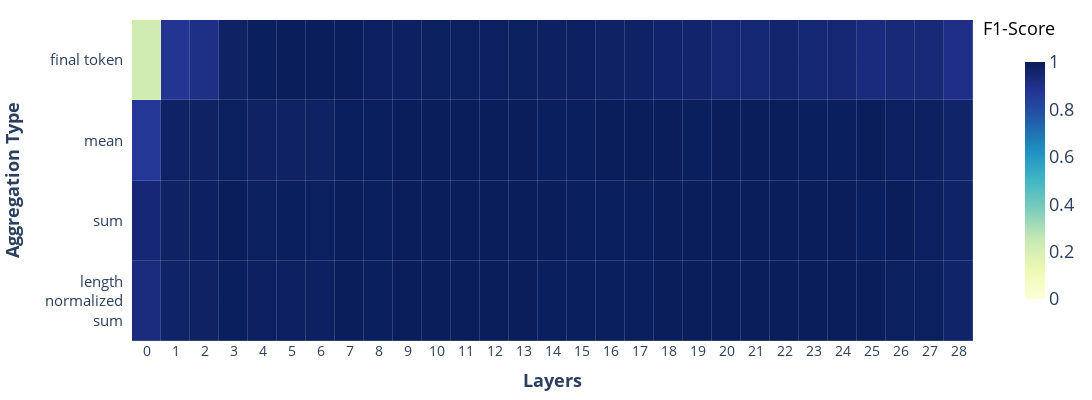
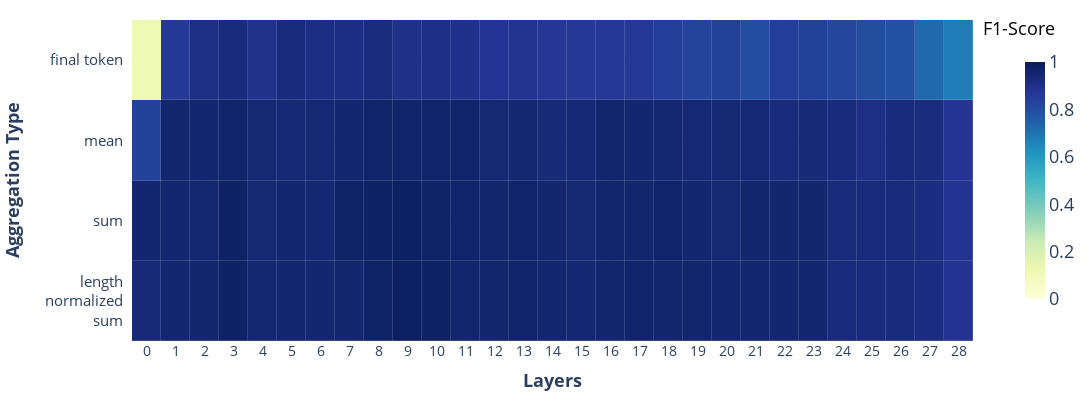
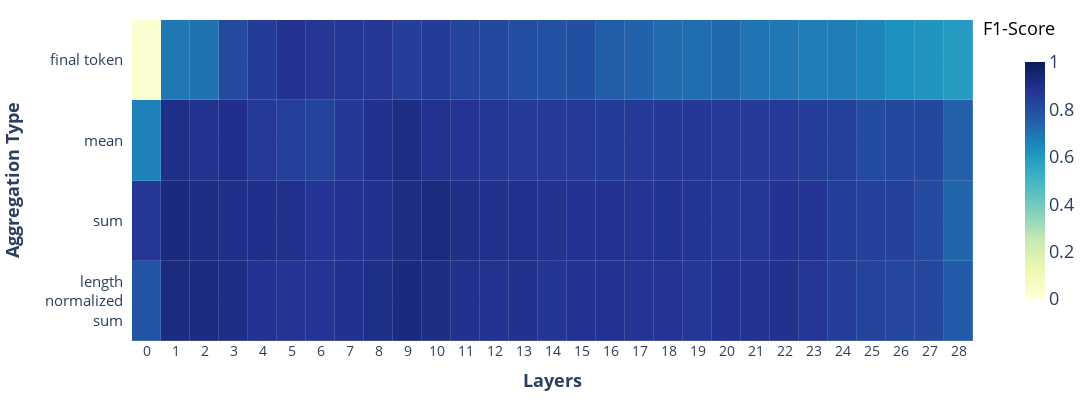

Notebook code for these charts, in order:
### Code cell
model_name = "qwen2.5_7b_instruct"
blocks = 28
for target in ["tense", "aspect", "full_tense"]:
    with open(f"results/{model_name}/full_layer_probe_{target}.pkl", "rb") as f:
        matrix = pickle.load(f)

    fig = create_heatmap(matrix, "Probe Performance per Layer and Aggregation", blocks)
    fig.update_layout(width=1300,
    height=400,
    margin=dict(l=60, r=60, t=20, b=40),  # l=left, r=right, t=top, b=bottom
    )
    fig.show()
    fig.write_image(file=f"plots/plots_for_paper/probing_success_qwen_{target}.pdf") #, format="pdf", bbox_inches="tight")

### Figure 1 — Plotly figure (JSON) as saved in the notebook; plotly's stock layout.template omitted (floating-point values rounded to 4 significant figures)
{"data": [{"colorbar": {"len": 0.8, "thickness": 20, "tickfont": {"size": 18}, "x": 1.05}, "colorscale": [[0, "rgb(255,255,217)"], [0.125, "rgb(237,248,177)"], [0.25, "rgb(199,233,180)"], [0.375, "rgb(127,205,187)"], [0.5, "rgb(65,182,196)"], [0.625, "rgb(29,145,192)"], [0.75, "rgb(34,94,168)"], [0.875, "rgb(37,52,148)"], [1, "rgb(8,29,88)"]], "hoverongaps": false, "hovertemplate": "Position: %{y}<br>Layer: %{x}<br>F1-Score: %{text}<extra></extra>", "text": [["0.92", "0.97", "0.98", "0.99", "0.98", "0.98", "0.98", "0.99", "0.99", "0.99", "0.99", "1.00", "0.99", "0.99", "0.99", "0.99", "0.99", "0.99", "0.99", "0.99", "0.99", "0.99", "1.00", "0.99", "0.99", "0.99", "0.99", "0.99", "0.96"], ["0.94", "0.98", "0.98", "0.99", "0.99", "0.99", "0.99", "1.00", "0.99", "1.00", "0.99", "1.00", "0.99", "0.99", "0.99", "0.99", "0.99", "0.99", "1.00", "0.99", "0.99", "0.99", "1.00", "0.99", "1.00", "0.99", "0.99", "0.98", "0.97"], ["0.86", "0.97", "0.98", "0.99", "0.98", "0.98", "0.98", "0.99", "0.99", "0.99", "0.99", "0.99", "0.99", "0.99", "0.99", "0.99", "0.99", "0.99", "0.99", "0.99", "1.00", "1.00", "1.00", "0.99", "0.99", "0.99", "0.98", "0.98", "0.96"], ["0.22", "0.88", "0.90", "0.98", "0.99", "0.99", "0.99", "1.00", "0.98", "0.98", "0.99", "0.99", "0.98", "0.99", "0.98", "0.98", "0.98", "0.97", "0.96", "0.96", "0.94", "0.95", "0.96", "0.95", "0.94", "0.92", "0.93", "0.93", "0.90"]], "type": "heatmap", "x": ["0", "1", "2", "3", "4", "5", "6", "7", "8", "9", "10", "11", "12", "13", "14", "15", "16", "17", "18", "19", "20", "21", "22", "23", "24", "25", "26", "27", "28"], "xgap": 0.15, "y": ["length  <br>normalized  <br>sum", "sum", "mean", "final token"], "ygap": 0.15, "z": [[0.9187, 0.9682, 0.9752, 0.9893, 0.9823, 0.9823, 0.9787, 0.9929, 0.9893, 0.9929, 0.9928, 0.9964, 0.9929, 0.9929, 0.9893, 0.9893, 0.9893, 0.9893, 0.9928, 0.9929, 0.9929, 0.9929, 0.9964, 0.9928, 0.9928, 0.9928, 0.9858, 0.9858, 0.9646], [0.94, 0.9752, 0.9787, 0.9929, 0.9858, 0.9893, 0.9858, 0.9965, 0.9893, 0.9964, 0.9928, 0.9964, 0.9929, 0.9929, 0.9929, 0.9893, 0.9893, 0.9893, 0.9964, 0.9929, 0.9929, 0.9929, 0.9964, 0.9928, 0.9965, 0.9894, 0.9929, 0.9823, 0.9681], [0.865, 0.9717, 0.9752, 0.9858, 0.9752, 0.9752, 0.9752, 0.9893, 0.9893, 0.9929, 0.9928, 0.9928, 0.9928, 0.9928, 0.9893, 0.9893, 0.9928, 0.9928, 0.9928, 0.9893, 0.9964, 0.9964, 0.9964, 0.9893, 0.9893, 0.9929, 0.9822, 0.9787, 0.9646], [0.2211, 0.8776, 0.9044, 0.9751, 0.9893, 0.9929, 0.9928, 0.9964, 0.9821, 0.9785, 0.9857, 0.9857, 0.9822, 0.9857, 0.9786, 0.9821, 0.9751, 0.9715, 0.9607, 0.9573, 0.9431, 0.9466, 0.9572, 0.9466, 0.9433, 0.9222, 0.9328, 0.9329, 0.905]], "zmax": 1, "zmin": 0}], "layout": {"annotations": [{"font": {"color": "black", "size": 18}, "showarrow": false, "text": "F1-Score", "x": 1.1, "xref": "paper", "y": 1.02, "yref": "paper"}], "height": 400, "margin": {"b": 40, "l": 60, "r": 60, "t": 20}, "paper_bgcolor": "white", "plot_bgcolor": "white", "width": 1300, "xaxis": {"tickfont": {"size": 14}, "title": {"font": {"size": 18, "weight": "bold"}, "text": "Layers"}}, "yaxis": {"automargin": true, "linecolor": "black", "linewidth": 2, "showline": false, "side": "left", "tickfont": {"size": 15}, "ticklabelposition": "outside left", "ticklen": 20, "ticksuffix": "  ", "title": {"font": {"size": 18, "weight": "bold"}, "standoff": 20, "text": "Aggregation Type"}}}}

### Figure 2 — Plotly figure (JSON) as saved in the notebook; plotly's stock layout.template omitted (floating-point values rounded to 4 significant figures)
{"data": [{"colorbar": {"len": 0.8, "thickness": 20, "tickfont": {"size": 18}, "x": 1.05}, "colorscale": [[0, "rgb(255,255,217)"], [0.125, "rgb(237,248,177)"], [0.25, "rgb(199,233,180)"], [0.375, "rgb(127,205,187)"], [0.5, "rgb(65,182,196)"], [0.625, "rgb(29,145,192)"], [0.75, "rgb(34,94,168)"], [0.875, "rgb(37,52,148)"], [1, "rgb(8,29,88)"]], "hoverongaps": false, "hovertemplate": "Position: %{y}<br>Layer: %{x}<br>F1-Score: %{text}<extra></extra>", "text": [["0.93", "0.95", "0.95", "0.97", "0.95", "0.95", "0.95", "0.95", "0.97", "0.98", "0.97", "0.96", "0.96", "0.96", "0.95", "0.95", "0.96", "0.96", "0.96", "0.96", "0.95", "0.95", "0.95", "0.95", "0.93", "0.92", "0.92", "0.92", "0.88"], ["0.95", "0.95", "0.95", "0.97", "0.94", "0.95", "0.95", "0.97", "0.97", "0.98", "0.97", "0.96", "0.95", "0.96", "0.95", "0.94", "0.96", "0.96", "0.96", "0.95", "0.94", "0.95", "0.95", "0.95", "0.93", "0.93", "0.93", "0.91", "0.88"], ["0.83", "0.95", "0.95", "0.96", "0.94", "0.94", "0.94", "0.95", "0.96", "0.96", "0.96", "0.96", "0.94", "0.95", "0.94", "0.94", "0.96", "0.95", "0.95", "0.94", "0.94", "0.94", "0.92", "0.94", "0.92", "0.91", "0.92", "0.92", "0.87"], ["0.12", "0.86", "0.91", "0.92", "0.89", "0.92", "0.91", "0.91", "0.92", "0.90", "0.90", "0.89", "0.88", "0.88", "0.87", "0.86", "0.86", "0.86", "0.84", "0.83", "0.84", "0.80", "0.84", "0.84", "0.82", "0.80", "0.79", "0.72", "0.68"]], "type": "heatmap", "x": ["0", "1", "2", "3", "4", "5", "6", "7", "8", "9", "10", "11", "12", "13", "14", "15", "16", "17", "18", "19", "20", "21", "22", "23", "24", "25", "26", "27", "28"], "xgap": 0.15, "y": ["length  <br>normalized  <br>sum", "sum", "mean", "final token"], "ygap": 0.15, "z": [[0.9346, 0.9496, 0.9533, 0.9715, 0.946, 0.9493, 0.9497, 0.9533, 0.9678, 0.9822, 0.9749, 0.957, 0.957, 0.9606, 0.9497, 0.9461, 0.9571, 0.9606, 0.9571, 0.9571, 0.9498, 0.9499, 0.9499, 0.9496, 0.9316, 0.9212, 0.9247, 0.9176, 0.8787], [0.953, 0.9495, 0.9462, 0.9715, 0.9422, 0.9494, 0.9459, 0.9679, 0.9714, 0.9786, 0.9678, 0.9604, 0.9533, 0.9642, 0.9534, 0.9426, 0.9571, 0.9571, 0.9607, 0.9497, 0.9428, 0.9535, 0.9535, 0.9534, 0.9282, 0.9283, 0.9319, 0.9139, 0.8818], [0.8347, 0.9534, 0.9497, 0.9642, 0.9422, 0.9385, 0.9422, 0.9494, 0.9642, 0.9645, 0.9607, 0.9607, 0.9425, 0.9461, 0.9352, 0.9386, 0.957, 0.9499, 0.9464, 0.9391, 0.9427, 0.9391, 0.9246, 0.9352, 0.9247, 0.9066, 0.9249, 0.9178, 0.875], [0.1158, 0.8609, 0.9099, 0.9212, 0.8924, 0.9214, 0.9107, 0.9111, 0.9183, 0.8968, 0.9005, 0.8934, 0.8752, 0.8827, 0.8687, 0.8613, 0.8645, 0.8641, 0.8432, 0.829, 0.8359, 0.801, 0.8437, 0.8364, 0.8189, 0.7976, 0.7903, 0.7241, 0.6758]], "zmax": 1, "zmin": 0}], "layout": {"annotations": [{"font": {"color": "black", "size": 18}, "showarrow": false, "text": "F1-Score", "x": 1.1, "xref": "paper", "y": 1.02, "yref": "paper"}], "height": 400, "margin": {"b": 40, "l": 60, "r": 60, "t": 20}, "paper_bgcolor": "white", "plot_bgcolor": "white", "width": 1300, "xaxis": {"tickfont": {"size": 14}, "title": {"font": {"size": 18, "weight": "bold"}, "text": "Layers"}}, "yaxis": {"automargin": true, "linecolor": "black", "linewidth": 2, "showline": false, "side": "left", "tickfont": {"size": 15}, "ticklabelposition": "outside left", "ticklen": 20, "ticksuffix": "  ", "title": {"font": {"size": 18, "weight": "bold"}, "standoff": 20, "text": "Aggregation Type"}}}}

### Figure 3 — Plotly figure (JSON) as saved in the notebook; plotly's stock layout.template omitted (floating-point values rounded to 4 significant figures)
{"data": [{"colorbar": {"len": 0.8, "thickness": 20, "tickfont": {"size": 18}, "x": 1.05}, "colorscale": [[0, "rgb(255,255,217)"], [0.125, "rgb(237,248,177)"], [0.25, "rgb(199,233,180)"], [0.375, "rgb(127,205,187)"], [0.5, "rgb(65,182,196)"], [0.625, "rgb(29,145,192)"], [0.75, "rgb(34,94,168)"], [0.875, "rgb(37,52,148)"], [1, "rgb(8,29,88)"]], "hoverongaps": false, "hovertemplate": "Position: %{y}<br>Layer: %{x}<br>F1-Score: %{text}<extra></extra>", "text": [["0.78", "0.92", "0.92", "0.91", "0.88", "0.87", "0.87", "0.89", "0.90", "0.92", "0.91", "0.89", "0.89", "0.89", "0.87", "0.88", "0.88", "0.88", "0.87", "0.87", "0.88", "0.89", "0.89", "0.87", "0.85", "0.83", "0.82", "0.81", "0.76"], ["0.87", "0.92", "0.91", "0.90", "0.90", "0.89", "0.87", "0.88", "0.89", "0.91", "0.92", "0.90", "0.89", "0.89", "0.89", "0.88", "0.88", "0.88", "0.88", "0.88", "0.86", "0.87", "0.88", "0.87", "0.84", "0.83", "0.83", "0.81", "0.73"], ["0.66", "0.90", "0.89", "0.90", "0.86", "0.84", "0.83", "0.86", "0.89", "0.91", "0.89", "0.87", "0.87", "0.86", "0.86", "0.86", "0.85", "0.86", "0.86", "0.86", "0.86", "0.86", "0.86", "0.84", "0.84", "0.81", "0.82", "0.82", "0.75"], ["0.03", "0.69", "0.70", "0.81", "0.85", "0.88", "0.87", "0.86", "0.86", "0.84", "0.85", "0.83", "0.81", "0.80", "0.79", "0.79", "0.75", "0.74", "0.72", "0.71", "0.72", "0.70", "0.69", "0.67", "0.67", "0.65", "0.62", "0.61", "0.59"]], "type": "heatmap", "x": ["0", "1", "2", "3", "4", "5", "6", "7", "8", "9", "10", "11", "12", "13", "14", "15", "16", "17", "18", "19", "20", "21", "22", "23", "24", "25", "26", "27", "28"], "xgap": 0.15, "y": ["length  <br>normalized  <br>sum", "sum", "mean", "final token"], "ygap": 0.15, "z": [[0.7829, 0.9189, 0.9183, 0.9073, 0.8833, 0.8742, 0.8742, 0.8895, 0.9037, 0.9217, 0.9099, 0.8914, 0.888, 0.8926, 0.8732, 0.8813, 0.881, 0.8773, 0.8742, 0.8652, 0.8842, 0.8879, 0.8926, 0.8682, 0.8451, 0.8315, 0.8226, 0.8141, 0.7579], [0.8661, 0.9221, 0.9087, 0.8955, 0.8953, 0.8933, 0.8707, 0.8797, 0.8889, 0.9095, 0.9201, 0.8981, 0.8917, 0.8937, 0.8857, 0.8779, 0.8793, 0.8766, 0.8818, 0.8772, 0.8637, 0.8652, 0.8784, 0.8711, 0.8428, 0.8336, 0.8345, 0.8088, 0.7331], [0.6632, 0.9002, 0.888, 0.8958, 0.8557, 0.8404, 0.8275, 0.8641, 0.8899, 0.9083, 0.8884, 0.8741, 0.8671, 0.8557, 0.8593, 0.8565, 0.853, 0.8601, 0.8637, 0.863, 0.8589, 0.855, 0.8594, 0.8443, 0.8365, 0.8067, 0.8151, 0.816, 0.7463], [0.0278, 0.6899, 0.7019, 0.8081, 0.8514, 0.8809, 0.8691, 0.8648, 0.8618, 0.8442, 0.8516, 0.8266, 0.8141, 0.7995, 0.7885, 0.7947, 0.7535, 0.7404, 0.7154, 0.7119, 0.7226, 0.6951, 0.6879, 0.6709, 0.6736, 0.6538, 0.6238, 0.6116, 0.5947]], "zmax": 1, "zmin": 0}], "layout": {"annotations": [{"font": {"color": "black", "size": 18}, "showarrow": false, "text": "F1-Score", "x": 1.1, "xref": "paper", "y": 1.02, "yref": "paper"}], "height": 400, "margin": {"b": 40, "l": 60, "r": 60, "t": 20}, "paper_bgcolor": "white", "plot_bgcolor": "white", "width": 1300, "xaxis": {"tickfont": {"size": 14}, "title": {"font": {"size": 18, "weight": "bold"}, "text": "Layers"}}, "yaxis": {"automargin": true, "linecolor": "black", "linewidth": 2, "showline": false, "side": "left", "tickfont": {"size": 15}, "ticklabelposition": "outside left", "ticklen": 20, "ticksuffix": "  ", "title": {"font": {"size": 18, "weight": "bold"}, "standoff": 20, "text": "Aggregation Type"}}}}
